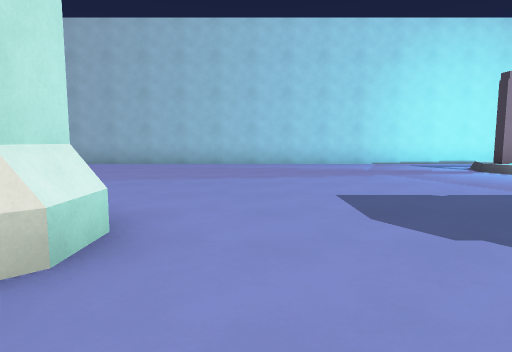
[1] (above)

22 first-person views from a walk through a level from a Godot 3-D game. The camera is 1.3 m above the floor, tilts 6° down and sees 75° across. The floor is counted in squares, 2 m on a side. Each view is taken from the middle of a square. On the plan, view 1 faces up. The plan holds only what a view shows up to about 10 squares ahead; the rest is blank. Characters and animated objects are left out. Some surface patterns are stand-ins.

[2]
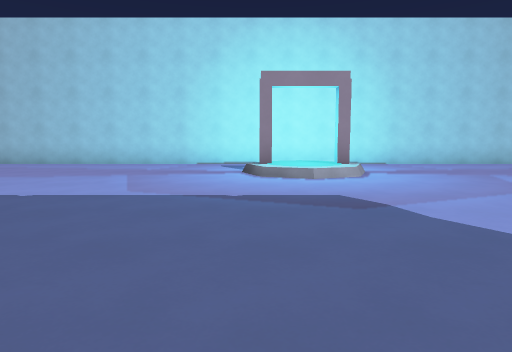

[3]
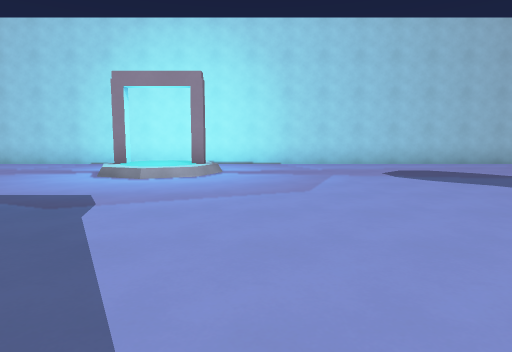

[4]
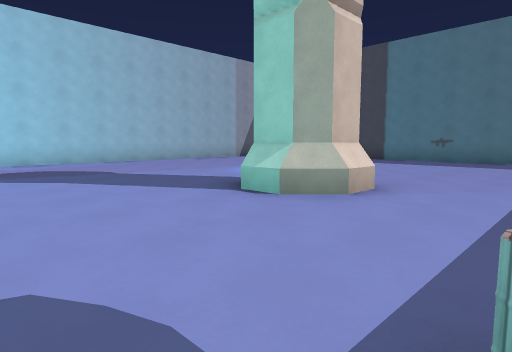

[5]
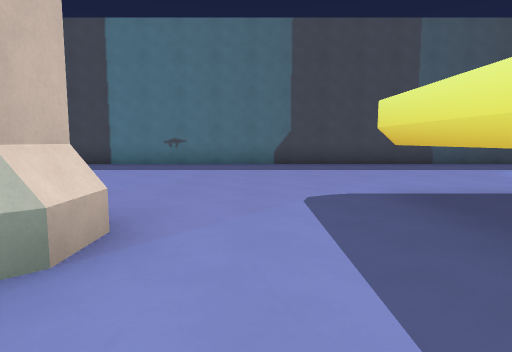

[6]
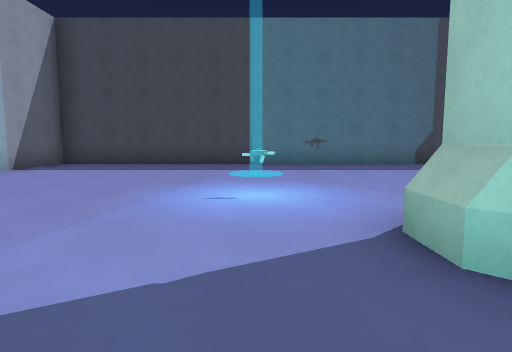

[7]
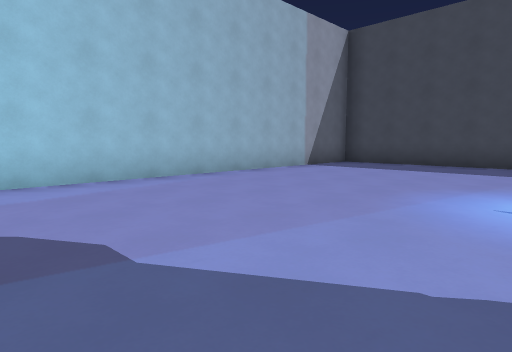

[8]
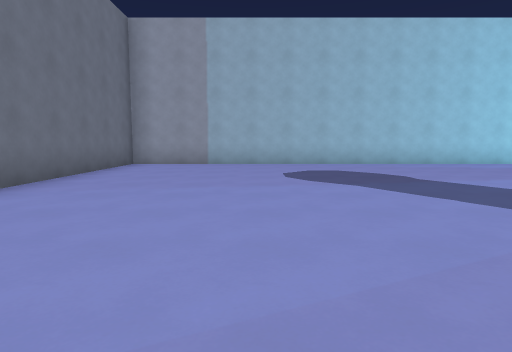

[9]
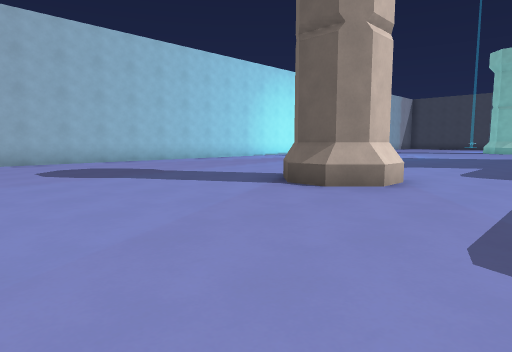

[10]
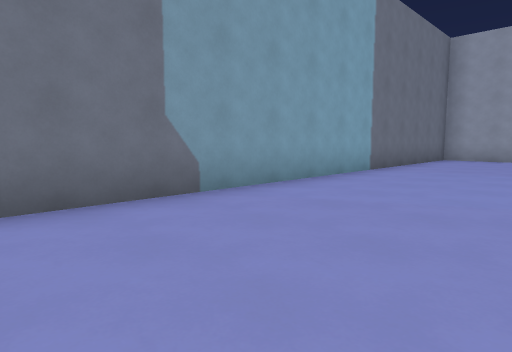

[11]
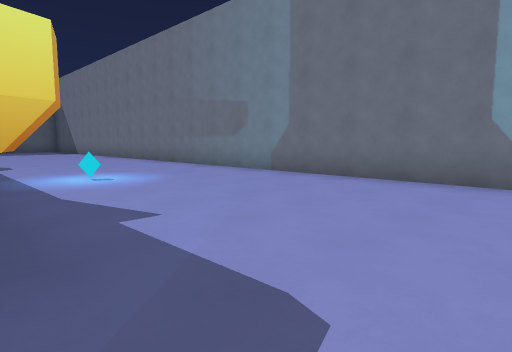

[12]
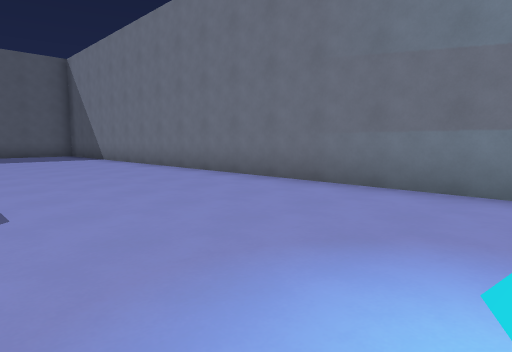

[13]
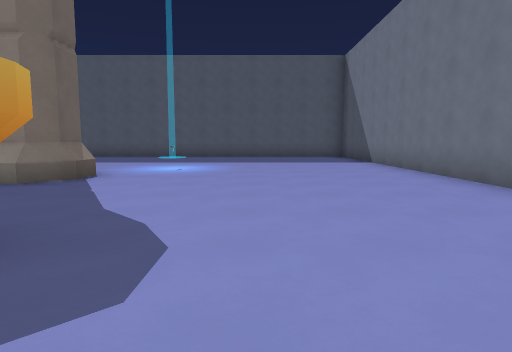

[14]
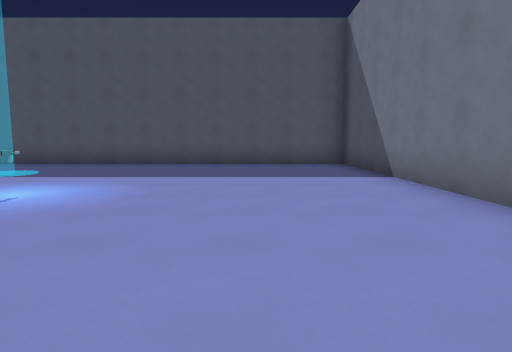

[15]
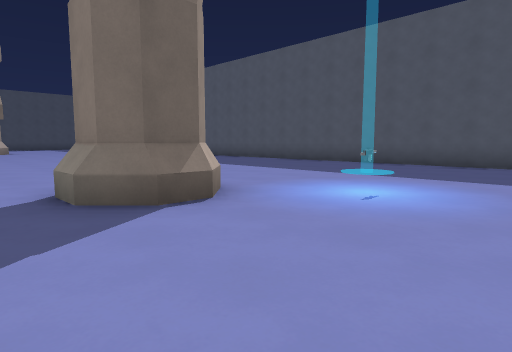

[16]
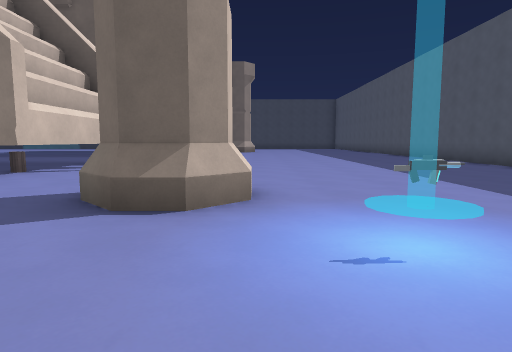

[17]
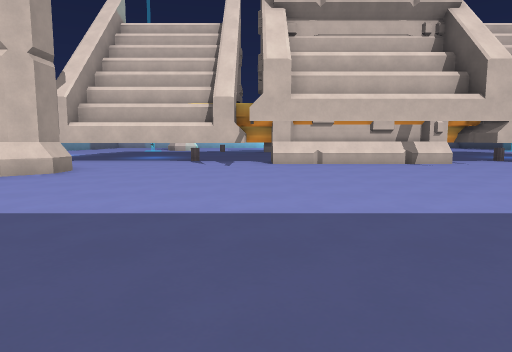

[18]
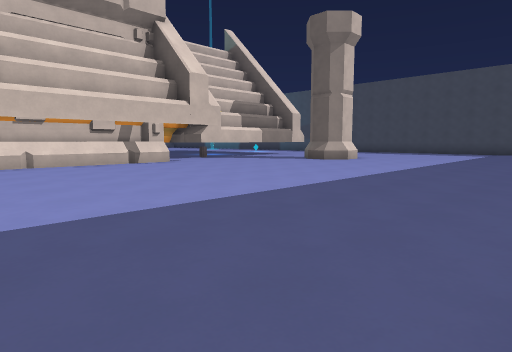

[19]
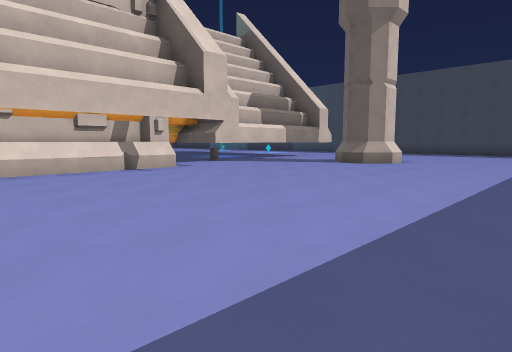

[20]
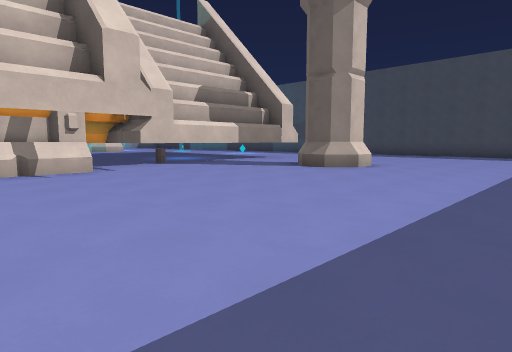

[21]
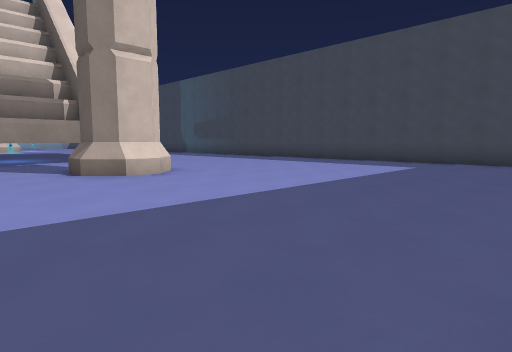

[22]
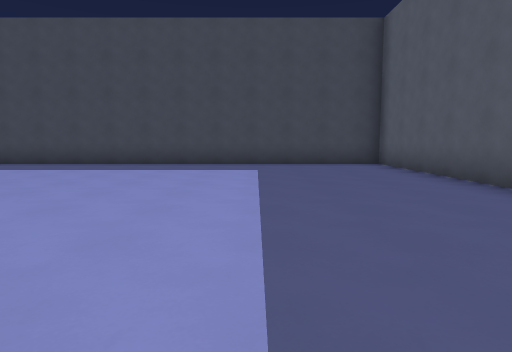

### Floor plan
Points are (right, up) in squares from view 1. A wall is a line through its corners. A room is listed if a view was taken in it or the views show most of it. See-through windows are left out.
Room 1 (views 1, 2, 3, 4, 5, 6, 7, 8, 9, 10, 11, 12, 13, 14, 15, 16, 17, 18, 19, 20, 21, 22)
walls: (-1.6, 1.3) (-2.4, 1.3); (-1.3, 2.4) (-1.3, 1.6); (-2.3, 1.1) (-2.9, 1.6); (-2.7, 1.6) (-2.7, 2.4) (-2.3, 2.8); (4, -11.3) (3.5, -11.3); (13.3, 1.6) (13.3, 2.4); (13.7, 1.1) (13.1, 1.6); (13.9, -1.6) (16.2, -1.6); (2.8, -12.2) (-2.5, -12.2); (13.6, 2.7) (14.4, 2.7); (8, -11.1) (4.1, -11.1); (14.4, 1.3) (13.6, 1.3); (8.6, -11.3) (8, -11.3); (-1.3, -13.6) (-1.3, -14.4) (-1.6, -14.7) (-2.4, -14.7) (-2.7, -14.4) (-2.7, -13.6) (-2.4, -13.3); (13.8, -12.2) (9.3, -12.2) (9.3, -10.5) (8.8, -10.5); (13.1, -13.6) (13.6, -13.1); (13.3, -14.4) (13.3, -13.6); (13.7, -14.9) (13.1, -14.3); (14.8, -14.3) (14.3, -14.7) (13.6, -14.7); (21.5, -7.4) (21.5, 9.5) (-9.5, 9.5) (-9.5, -21.5) (0.4, -21.5); (2.5, -21.5) (4.1, -21.5); (16.5, -21.5) (21.5, -21.5) (21.5, -10.6)
low walls: (-1.6, 1.1) (-2.3, 1.1); (-1.1, 2.4) (-1.1, 1.6); (-2.9, 1.6) (-2.9, 2.4); (13.1, 1.6) (13.1, 2.4); (13.6, 2.9) (14.4, 2.9); (14.4, 1.1) (13.7, 1.1); (8.6, -11.6) (3.5, -11.6); (-1.1, -13.6) (-1.1, -14.4); (-2.9, -14.4) (-2.9, -13.6); (13.1, -14.3) (13.1, -13.6); (14.4, -14.9) (13.7, -14.9)
ways out: gap at (-2, -13); gap at (14, -13)
objects: other object (-6, -6); pillar (5, 7); pillar (7, 7); barrel (11, -1)

Where each view was taken, in squares from view 1:
view 1: 0 up, 0 right, facing up
view 2: 0 up, 5 right, facing up
view 3: 0 up, 8 right, facing up
view 4: 1 down, 10 right, facing up-right
view 5: 0 up, 12 right, facing right
view 6: 4 up, 12 right, facing right
view 7: 4 up, 12 right, facing up-right
view 8: 0 up, 6 left, facing up
view 9: 1 down, 7 left, facing up-right
view 10: 3 down, 6 left, facing up-left
view 11: 0 up, 4 left, facing down-left
view 12: 6 down, 5 left, facing down-left
view 13: 8 down, 6 left, facing down
view 14: 12 down, 7 left, facing down
view 15: 12 down, 6 left, facing down-right
view 16: 15 down, 6 left, facing right
view 17: 21 down, 3 right, facing up
view 18: 21 down, 3 right, facing up-right
view 19: 19 down, 4 right, facing up-right
view 20: 19 down, 6 right, facing up-right
view 21: 21 down, 11 right, facing up-right
view 22: 18 down, 12 right, facing right
